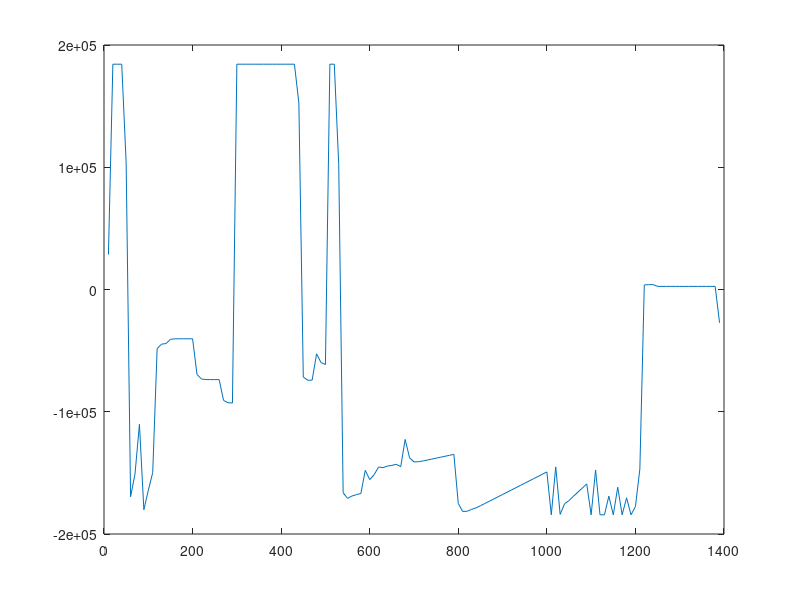
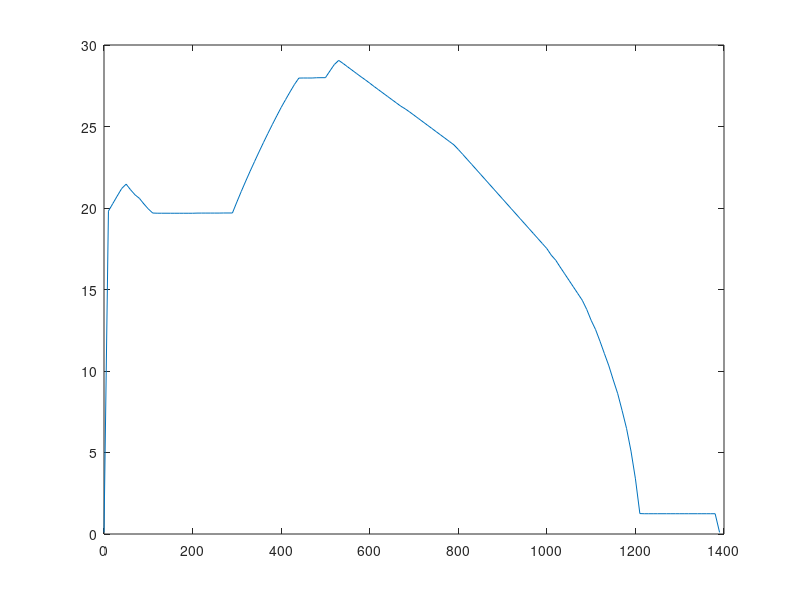
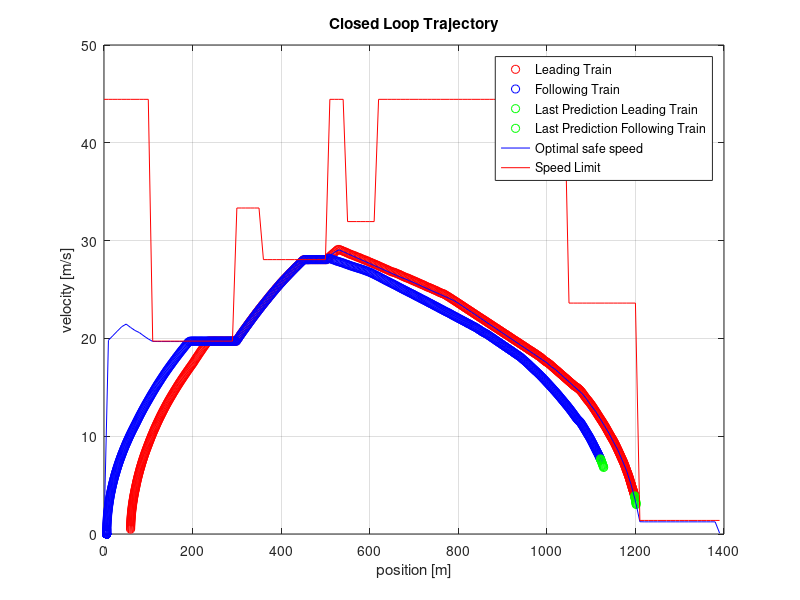
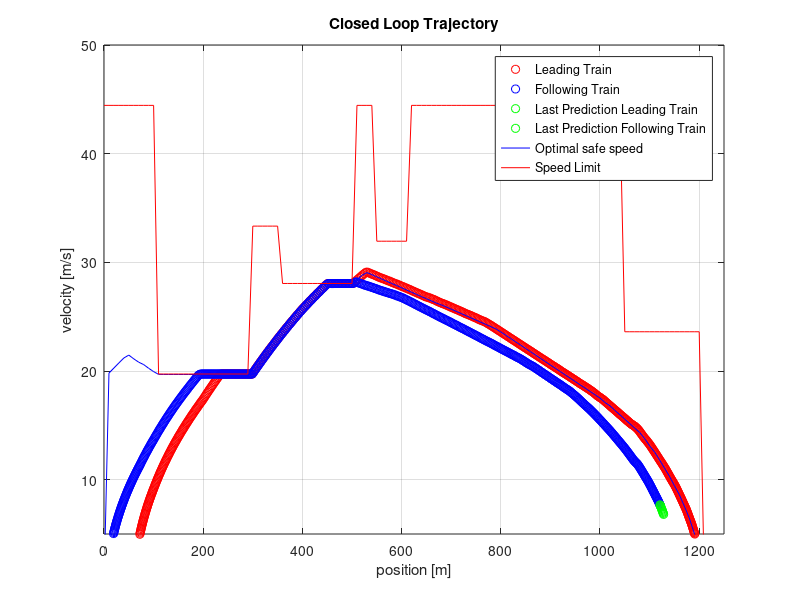

These figures' MATLAB source, in order:

addpath('data','functions')

%%

close all
clear
clc

load DP_results.mat
load train_data_midterm.mat

figure;
plot(p_sampled(2:end), uOpt);

figure;
plot(p_sampled, vOpt_DP);
 
 

%%

close all
clear
%load('DP_results.mat')
load('train_data_midterm.mat')
load('both_worked.mat')
pause(0.1)
clc

xOpt{1}(:,1) = x0_l;
for i = 1:685
    xOpt{1}(:,i+1) = x_pred_l{i}(:,2);
    uOpt{1}(:,i) = u_pred_l{i}(:,2);
end

xOpt_l = xOpt{1};
xOpt_f = xOpt{2};
uOpt_l = uOpt{1};
uOpt_f = uOpt{2};

predErr; %TODO
fig = [];

%%
figure;
plot(xOpt_l(1,:),xOpt_l(2,:),'ro')
hold on
if ~isempty(xOpt_f) % following train is also simulated
    plot(xOpt_f(1,:),xOpt_f(2,:),'bo')
    hold on
end
plot(x_pred_l{end}(1,:),x_pred_l{end}(2,:),'go')
hold on
if ~isempty(x_pred_f) % following train is also simulated
    plot(x_pred_f{end}(1,:),x_pred_f{end}(2,:),'go')
    hold on
end
plot(p_sampled,DPspeed_(p_sampled),'b')
hold on
plot(p_sampled,maxspeed_(p_sampled),'r')
grid on
xlabel('position [m]')
ylabel('velocity [m/s]')
title('Closed Loop Trajectory')
if ~isempty(xOpt_f)
    legend('Leading Train','Following Train','Last Prediction Leading Train','Last Prediction Following Train','Optimal safe speed','Speed Limit')
else 
    legend('Leading Train','Last Prediction Leading Train','DPspeed','maxspeed')
end

%%

figure;
plot(xOpt_l(1,:),xOpt_l(2,:),'ro')
hold on
if ~isempty(xOpt_f) % following train is also simulated
    plot(xOpt_f(1,:),xOpt_f(2,:),'bo')
    hold on
end
plot(x_pred_l{end}(1,:),x_pred_l{end}(2,:),'go')
hold on
if ~isempty(x_pred_f) % following train is also simulated
    plot(x_pred_f{end}(1,:),x_pred_f{end}(2,:),'go')
    hold on
end
plot(p_sampled,DPspeed_(p_sampled),'b')
hold on
plot(p_sampled,maxspeed_(p_sampled),'r')
grid on
xlabel('position [m]')
ylabel('velocity [m/s]')
title('Closed Loop Trajectory')
if ~isempty(xOpt_f)
    legend('Leading Train','Following Train','Last Prediction Leading Train','Last Prediction Following Train','Optimal safe speed','Speed Limit')
else 
    legend('Leading Train','Last Prediction Leading Train','DPspeed','maxspeed')
end

ylim([5, 50])
xlim([0, 1250])


%%

figure;
plot(xOpt_l(1,:),xOpt_l(2,:),'g')
hold on

plot(xOpt_f(1,:),xOpt_f(2,:),'b')
hold on

plot(p_sampled,maxspeed_(p_sampled),'r')
grid on

xlabel('position [m]')
xlim([0, 1250])
ylabel('velocity [m/s]')
ylim([4, 50])

title('Closed Loop Trajectory')
legend('Leader','Follower','Speed limit')

%%

figure;
l = size(xOpt_f,2);
distance = xOpt_l(1,:) - xOpt_f(1,:);
plot(xOpt_f(1,:),distance)
hold on
safedist = (xOpt_f(2,:)).^2.*param.M./(2*param.Pbrake);
plot(xOpt_f(1,:), safedist);
legend('Train distance', 'Follower braking length')
title('Train distance')
ylabel('length [m]')
xlabel('Follower position [m]')


%%
M = length(x_pred_l);
N = length(x_pred_l{1}(2,:));
predErr_l = zeros(4,M-N+1);
predErr_f = zeros(4,M-N+1);

for i=1:M-N+1
    predErr_l(1,i) = norm(xOpt_l(1,i+1:i+N-1) - x_pred_l{i}(1,2:N));
    predErr_l(2,i) = norm(xOpt_l(2,i+1:i+N-1) - x_pred_l{i}(2,2:N));
    predErr_f(1,i) = norm(xOpt_f(1,i+1:i+N-1) - x_pred_f{i}(1,2:N));
    predErr_f(2,i) = norm(xOpt_f(2,i+1:i+N-1) - x_pred_f{i}(2,2:N));
end

figure;
subplot(2,1,1)
plot(predErr_l(1,:))
title({'2-norm prediction error', 'leader'})
ylabel('x_1')
subplot(2,1,2)
plot(predErr_l(2,:))
ylabel('x_2')
xlabel('step, k')

figure;
subplot(2,1,1)
plot(predErr_f(1,:))
title({'2-norm prediction error', 'follower'})
ylabel('x_1')
subplot(2,1,2)
plot(predErr_f(2,:))
ylabel('x_2')
xlabel('step, k')


